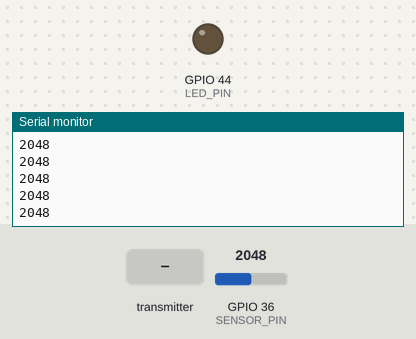
Bench run of a sketch on a simulated ESP32. Parts: output pins drawn as LEDs (lit = HIGH), the last lines printed to the serial monitor. The inputs (shaded band) are chosen by the test bench; at power-on: GPIO 36 (SENSOR_PIN) = 2048.

Above: at 1.2 s.
1.3 s: GPIO 36 (SENSOR_PIN) set to 3590
At 1.32 s:
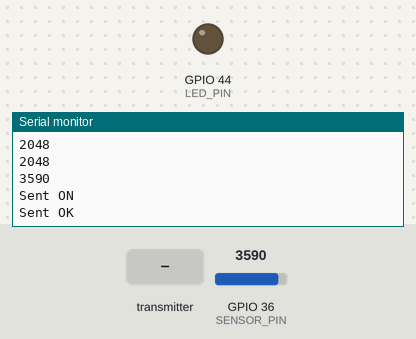
2.8 s: the transmitter starts sending incomingByte = 0
4.8 s: GPIO 36 (SENSOR_PIN) set to 3460
At 11.81 s:
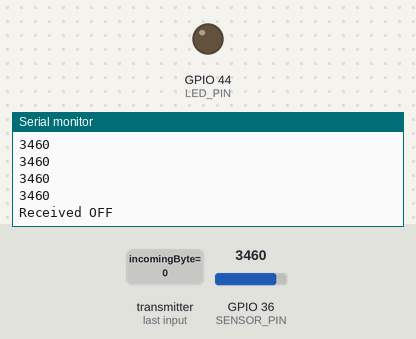
Timing chart, 0 to 12.3 s (numbered marks = the images above; inputs shaded):
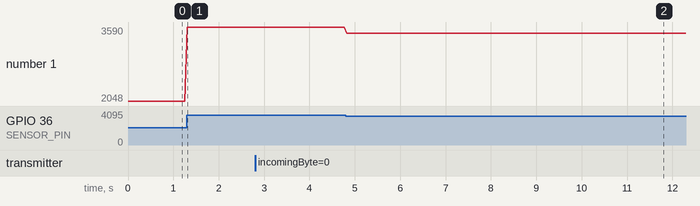

The sketch:

networking.ino
```cpp
#include <esp_now.h>
#include <WiFi.h>

uint8_t broadcastAddress[] = {0xaa, 0xaa, 0xaa, 0xaa, 0xaa, 0xaa}; // Add receiver's MAC address here

const int SENSOR_PIN = A0;
const int LED_PIN = D7;

byte outgoingByte = 0;
byte incomingByte = 0;

bool touched = false;

void OnDataSent(const wifi_tx_info_t *info, esp_now_send_status_t status) {
  Serial.println(status == ESP_NOW_SEND_SUCCESS ? "Sent OK" : "Send Fail");
}

void OnDataRecv(const esp_now_recv_info_t *info, const uint8_t *incomingData, int len) {
  memcpy(&incomingByte, incomingData, sizeof(incomingByte));

  if (incomingByte == 1) {
    digitalWrite(LED_PIN, HIGH);
    Serial.println("Received ON");
  } else {
    digitalWrite(LED_PIN, LOW);
    Serial.println("Received OFF");
  }
}

void setup() {
  Serial.begin(115200);

  pinMode(LED_PIN, OUTPUT);
  digitalWrite(LED_PIN, LOW);   // LED starts off

  WiFi.mode(WIFI_STA);

  if (esp_now_init() != ESP_OK) {
    Serial.println("ESP-NOW error");
    return;
  }

  esp_now_register_send_cb(OnDataSent);
  esp_now_register_recv_cb(OnDataRecv);

  esp_now_peer_info_t peerInfo = {};
  memcpy(peerInfo.peer_addr, broadcastAddress, 6);
  peerInfo.channel = 0;
  peerInfo.encrypt = false;

  if (esp_now_add_peer(&peerInfo) != ESP_OK) {
    Serial.println("Failed to add peer");
    return;
  }

  Serial.print("My MAC: ");
  Serial.println(WiFi.macAddress());
}

void loop() {
  int raw = analogRead(SENSOR_PIN);
  Serial.println(raw);

  // Touch detected
  if (!touched && raw > 3550) {
    touched = true;
    outgoingByte = 1;
    esp_now_send(broadcastAddress, (uint8_t *)&outgoingByte, sizeof(outgoingByte));
    Serial.println("Sent ON");
  }

  // Touch released
  if (touched && raw < 3500) {
    touched = false;
    outgoingByte = 0;
    esp_now_send(broadcastAddress, (uint8_t *)&outgoingByte, sizeof(outgoingByte));
    Serial.println("Sent OFF");
  }

  delay(50);
}
```

Measured:
- after the input at 1.3 s, the serial monitor: prints a new line at once (image 1)
- after the input at 4.8 s, the serial monitor: prints a new line at once (image 2)
- plotted number 1: 2048 → 3590 after the input at 1.3 s, 3590 → 3460 after the input at 4.8 s
